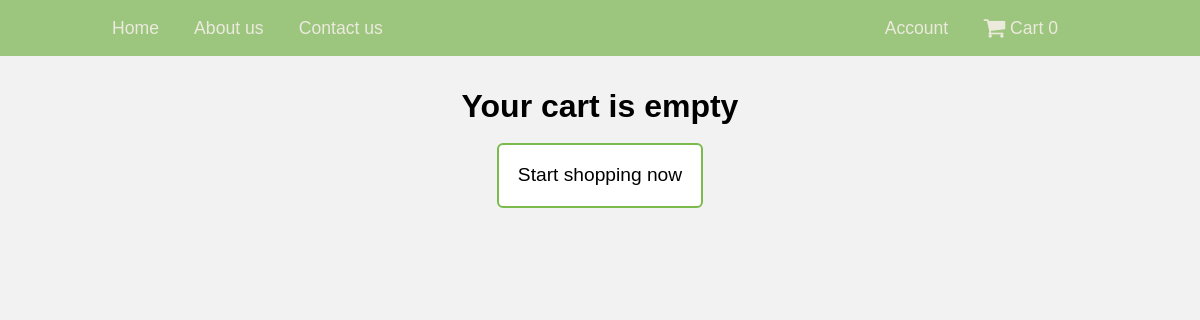
The app's page /cart (signed in), older data.
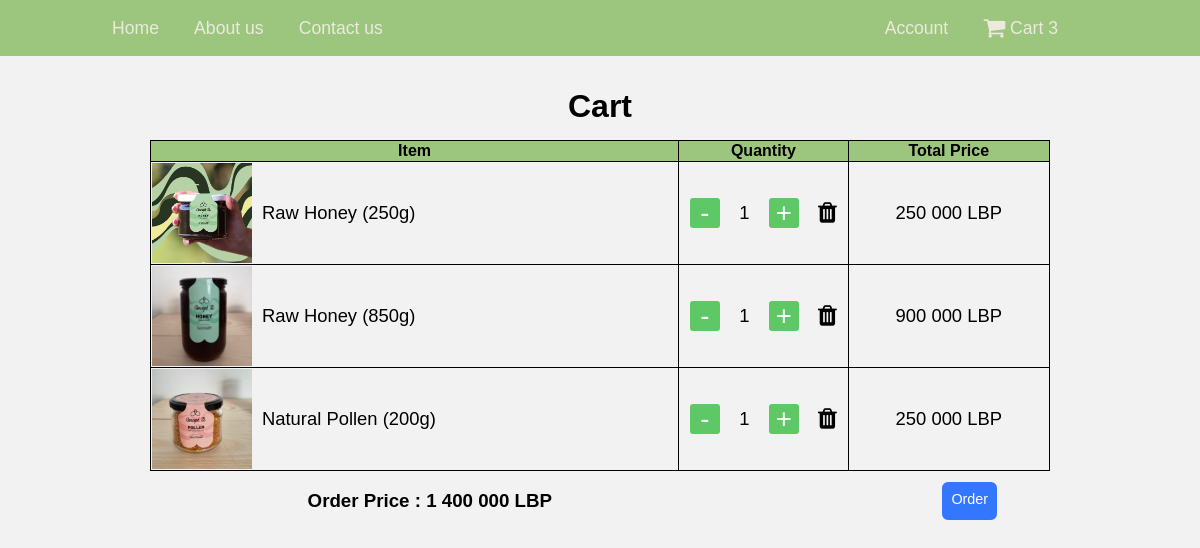
The same page, newer data.
### conceptb/models.py (models this page shows, shortened)
class OrderItem(db.Model):
    id = db.Column(db.Integer, primary_key=True)
    order_id = db.Column(db.Integer, db.ForeignKey('order.id'), nullable=False)
    product_id = db.Column(db.Integer, db.ForeignKey('product.id'), nullable=False)
    quantity = db.Column(db.Integer, nullable=False, default=1)

class Product(db.Model):
    id = db.Column(db.Integer, primary_key=True)
    name = db.Column(db.String, nullable=False)
    price = db.Column(db.Integer, nullable=False)
    imageURL = db.Column(db.String, nullable=False)
    is_deleted = db.Column(db.Boolean, default=False)
    items = db.relationship('OrderItem', backref='product', lazy=True)

### conceptb/routes.py (the view)
@app.route('/cart', methods=['GET', 'POST'])
@login_required
def cart():
    no_items = num_items()
    order = Order.query.filter_by(status='In progress', user=current_user).first()
    order_price = order.get_full_price()
    form = ConfirmOrderForm()
    if form.validate_on_submit():
        current_user.location = form.location.data
        current_user.phone = form.phone.data
        order.status = 'Ordered'
        lebanon = timezone('Asia/Beirut')
        order.date_ordered = datetime.now(lebanon)
        new_order = Order(status='In progress', user=current_user)
        db.session.add(new_order)
        db.session.commit()
        flash('Your order has been confirmed!', 'success')
        return redirect(url_for('home'))
    elif request.method == 'GET':
        form.location.data = current_user.location
        form.phone.data = current_user.phone
    return render_template('cart.html', no_items=no_items, order_price=order_price, items=order.items, form=form)

### conceptb/models.py (called while the page is built)
@login_manager.user_loader
def load_user(user_id):
    return User.query.get(int(user_id))

    def get_num_items(self):
        count = 0
        for item in self.items:
            count += item.quantity
        return count

    def get_full_price(self):
        price = 0
        for item in self.items:
            price += item.quantity * (Product.query.get(item.product_id).price)
        return price

### conceptb/routes.py (called while the page is built)
def num_items():
    if current_user.is_authenticated:
        order = Order.query.filter_by(user=current_user, status='In progress').first()
        no_items = order.get_num_items()
    else:
        no_items = 0
    return no_items

### conceptb/templates/cart.html (shortened to what this page needs)
{% extends "layout.html" %}
{% block content %}
{% if items %}
<h1>Cart</h1>
<div style="display: flex; margin-top: 15px;">
    <table>
        <tr>
            <th>Item</th>
            <th>Quantity</th>
            <th>Total Price</th>
        </tr>
        {% for item in items %}
        <tr>
            <td><div style="display: flex; align-items: center;"><img class="table-img" src="{{ url_for('static', filename='images') }}/{{ item.product.imageURL }}">{{ item.product.name }}</div></td>
            <td class="center">
                <div class="quantity-container">
                    <div class="btn-change-num" style="display: flex; justify-content: center; align-items: center;" onclick="location.href='/update-item/{{ item.id }}/{{ item.quantity - 1 }}'"><div>-</div></div>
                    {{ item.quantity }}
                    <div class="btn-change-num" style="display: flex; justify-content: center; align-items: center;" onclick="location.href='/update-item/{{ item.id }}/{{ item.quantity + 1 }}'">+</div>
                    <a class="delete" href="/delete-item/{{item.id}}"><i class="fa fa-trash"></i></a>
                </div>
            </td>
            <td class="center">
                {% set price = (item.product.price*item.quantity)|string %}
                {% if 3 > price|length %}
                    {{ price }} 000 LBPs
                {% else %}
                    {{ price[:-3] }} {{ price[-3:] }} 000 LBP
                {% endif %}
            </td>
        </tr>
        {% endfor %}
    </table>
</div>
<div id="confirm">
    <h3 style="text-align: center;">Order Price :
        {% set price = order_price|string %}
        {% if 3 > price|length %}
            {{ price }} 000 LBP
        {% else %}
            {{ price[:-3] }} {{ price[-3:] }} 000 LBP
        {% endif %}
    </h3>
    <a class="btn-add" style="height: 20px;" href="#" onclick="addPopup()">Order</a>
</div>
{% else %}
    <h1>Your cart is empty</h1>
    <div style="display: flex;">
        <a class="btn-shop" href="{{ url_for('home') }}">Start shopping now</a>
    </div>
{% endif %}
{% endblock %}

### conceptb/templates/layout.html (shortened to what this page needs)
<html>
    <head>
        <link rel="stylesheet" type="text/css" href="{{ url_for('static', filename='style.css') }}">
        <link rel="stylesheet" type="text/css" href="{{ url_for('static', filename='slider.css') }}">
        <link rel="stylesheet" href="https://cdnjs.cloudflare.com/ajax/libs/font-awesome/4.7.0/css/font-awesome.min.css">
    </head>
    <body>
    <header>
        <nav>
            <ul id="left">
                <li><a href="{{ url_for('home') }}">Home</a></li>
                <li><a href="{{ url_for('about') }}">About us</a></li>
                <li><a href="{{ url_for('contact') }}">Contact us</a></li>
            </ul>
            <ul id="right">
                {% if current_user.is_authenticated %}
                <li><a href="{{ url_for('account') }}">Account</a></li>
                <li onmouseover="dark()" onmouseout="light()"><a id="cart" href="{{ url_for('cart') }}"><i class="fa fa-lg fa-shopping-cart"></i>  Cart  <span class="items-number">{{ no_items }}</span></a></li>
                {% else %}
                <li><a href="{{ url_for('login') }}">Login</a></li>
                <li><a href="{{ url_for('register') }}">Register</a></li>
                {% endif %}
            </ul>
        </nav>
    </header>
    <div class="main">
        {% block content %}{% endblock %}
    </div>
    </body>
</html>

### conceptb/static/style.css (style rules this page uses)
body { margin : 0; font-family : Verdana, sans-serif; background-color: rgb(242, 242, 242); }
h1 { padding-top: 1em; margin: auto; text-align: center; }
header { position: sticky; top: 0; z-index: 1; }
nav { font-size : 1.1em; display: flex; justify-content : space-between; background :#9cc57e; }
nav ul { list-style : none; padding : 0; display : flex; margin: 1em 0.25em; }
nav li { margin: 0 1em; }
nav a, nav a:visited, .items-number { text-decoration : none; color : rgb(235, 234, 221); }
.btn-add { text-decoration: none; font-size: 1.4em; color: white; margin: 0 15px; padding: 0.5em; border: 2px solid #3377ff; background-color : #3377ff; border-radius: 6px; transition-duration: 0.4s; font-size: 0.9em; }
.center { text-align: center; }
table, th, td { border: 1px solid black; border-collapse: collapse; }
table { width: 75%; margin: 0 auto; }
th { background-color: #9cc57e; }
td { font-size: 1.15em; }
.quantity-container { display: flex; justify-content: space-around; align-items: center; }
.table-img { width: 50px; margin-right: 10px; }
.btn-change-num { border: none; border-radius: 10%; background-color: #5fc866; font-size: 1.5em; text-align: center; width: 30px; height: 30px; color: rgb(256,256,256); -webkit-user-select: none; -ms-user-select: none; user-select: none; cursor: pointer; }
.delete { color: black; font-size: 1.3em; }
#confirm { display: flex; align-items: center; justify-content: space-around; margin-left: 10%; }
@media (min-width : 860px) { #left { padding-left: 7.5%; } }
@media (min-width : 860px) { #right { padding-right: 10%; } }
@media (min-width : 860px) { .table-img { width: 100px; } }

### conceptb/static/slider.css (style rules this page uses)
img { width:100%; }

Row changes from the older to the newer data that the page shows:
added OrderItem: product.imageURL (picture), product.name "Raw Honey (250g)", quantity "1", price "250"
added OrderItem: product.imageURL (picture), product.name "Raw Honey (850g)", quantity "1", price "900"
added OrderItem: product.imageURL (picture), product.name "Natural Pollen (200g)", quantity "1", price "250"
Text that changed along with them:
{{ no_items }}: "0" → "3"
{{ price[:-3] }}: (not shown) → "1"
{{ price[-3:] }}: (not shown) → "400"
text no longer shown: "Your cart is empty Start shopping now"
text now shown: "Cart Item Quantity Total Price Order Price : 000 LBP Order"
